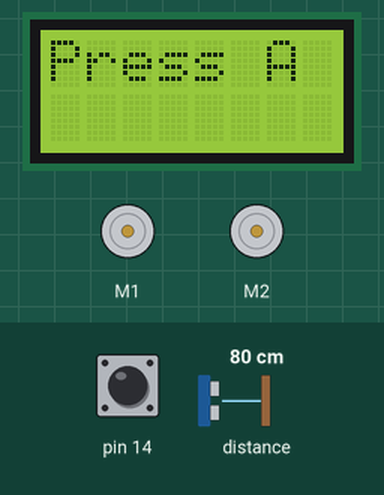
This sketch was run on a simulated Arduino Leonardo, built with avr-gcc and run on an emulated ATmega32U4. Shown: 8×2 character LCD, 2 × DC motor (green arrow = forward, orange = backward, longer = faster). Inputs (shaded band) come from the test bench; at power-on: pin 14 HIGH, distance to the obstacle 80 cm.

Above: at 0.8 s.
0.9 s: pin 14 pulled LOW for 0.15 s
At 1.9 s:
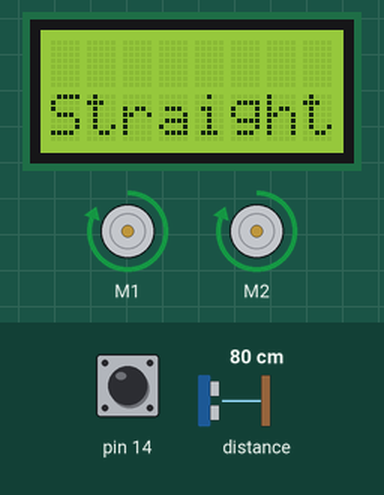
4.0 s: distance to the obstacle set to 61 cm
5.5 s: distance to the obstacle set to 51 cm
At 6.7 s:
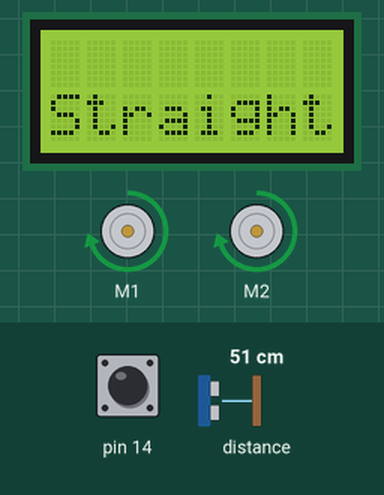
7.0 s: distance to the obstacle set to 2 cm
At 8.5 s:
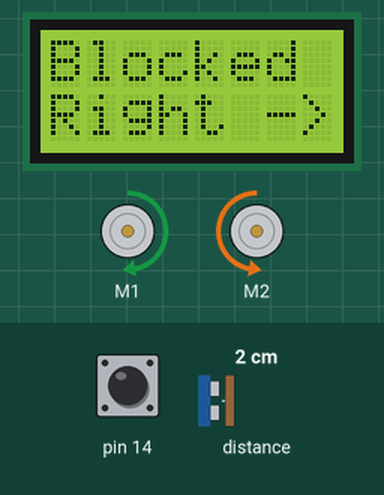
8.8 s: distance to the obstacle set to 17 cm
11.8 s: distance to the obstacle set to 23 cm
At 13.3 s:
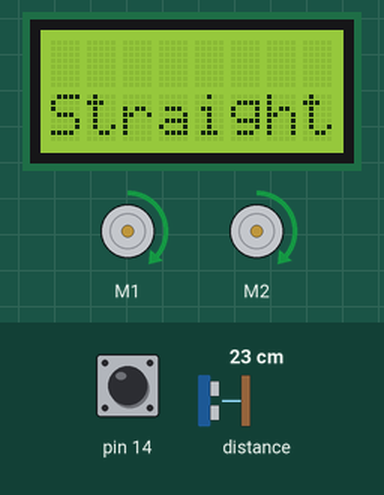
Timing chart, 0 to 14.8 s (numbered marks = the images above; inputs shaded):
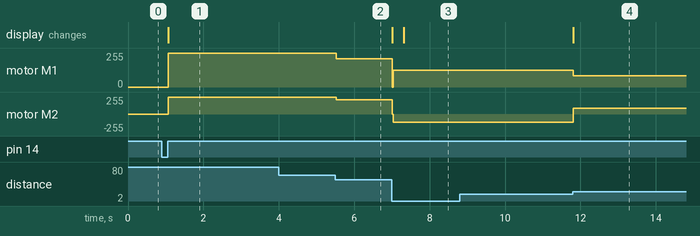

The sketch:

ZumoObstacleAvoider.ino
```cpp
#include <Zumo32U4.h>

Zumo32U4LCD lcd;
Zumo32U4Motors motors;
Zumo32U4ProximitySensors proxSensors;
Zumo32U4ButtonA buttonA;

const uint8_t blockedThreshold = 6;
const uint8_t unBlockedThreshold = 4;

// The maximum and minimum speed to drive the motors. 400 is full speed.
const uint16_t speedMin = 100;
const uint16_t speedMax = 400;
const uint16_t speedIncrement = speedMax / 6;

// Current speeds for forward, and turns
uint16_t fwdSpeed = speedMax;
uint16_t turnSpeed = speedMax / 2;

// Whether the robot is currently blocked
bool isBlocked = false;

// Turn direction
#define STRAIGHT 0
#define LEFT 1
#define RIGHT -1
int8_t turnDirection = STRAIGHT;

void setup() {
//  proxSensors.initFrontSensor();
  proxSensors.initThreeSensors();

  // Wait for the user to press A before driving the motors.
  lcd.clear();
  lcd.print(F("Press A"));
  buttonA.waitForButton();
  lcd.clear();
}

void turnRight()
{
  motors.setSpeeds(turnSpeed, -turnSpeed);
}

void turnLeft()
{
  motors.setSpeeds(-turnSpeed, turnSpeed);
}

void driveForward()
{
  motors.setSpeeds(fwdSpeed, fwdSpeed);
}

void stop()
{
  motors.setSpeeds(0, 0);
}


void loop() {
/*
 * Set fwd speed based on front proximity
 * if front blocked
 *  choose which side is has less proximity
 *  turn that direction until front is no longer blocked
 */

  proxSensors.read();
  uint8_t frontProxCount = max(proxSensors.countsFrontWithLeftLeds(),proxSensors.countsFrontWithRightLeds());
  uint8_t leftProxCount = proxSensors.countsLeftWithLeftLeds();
  uint8_t rightProxCount = proxSensors.countsRightWithRightLeds();

  // Not blocked state
  if (!isBlocked)
  {
    // If now blocked, stop driving forward
    if (fwdSpeed > 0 & frontProxCount >= 6)
    {
      stop();
      isBlocked = true;
    }

    // Front is not blocked, set fwd drive speed
    else
    {
      fwdSpeed = speedMax - (speedIncrement * frontProxCount);
      driveForward();
      turnDirection = STRAIGHT;
    }
  }

  // Blocked state
  else {

    if (turnDirection == STRAIGHT)
    {
      // Determine which direction is less blocked
      if (leftProxCount >= rightProxCount)
      {
        turnDirection = RIGHT;
      }
      else
      {
        turnDirection = LEFT;
      }
    }

    // In a turn
    else
    {
      // Continue turn
      if (frontProxCount > unBlockedThreshold)
      {
        if (turnDirection == RIGHT)
        {
          turnRight();
        }
        else
        {
          turnLeft();
        }
      }

      // Front is no longer blocked
      else
      {
        stop();
        turnDirection = STRAIGHT;
        isBlocked = false;
      }
    }

  } // end blocked state


  // Display current state
  lcd.clear();
  lcd.gotoXY(0, 0);
  if (isBlocked)
  {
    lcd.print(F("Blocked"));
  }

  lcd.gotoXY(0,1);
  if (turnDirection == STRAIGHT)
  {
    lcd.print(F("Straight"));
  }
  else if (turnDirection == LEFT)
  {
    lcd.print(F("<-- Left"));
  }
  else if (turnDirection == RIGHT)
  {
    lcd.print(F("Right ->"));
  }
  else
  {
    lcd.print(F("Unknown"));
  }

} // end loop()
```

Measured:
- the behaviour switches between 56 and 55 cm on distance to the obstacle (found by bisection; images 1 and 2)
- the behaviour switches between 19 and 20 cm on distance to the obstacle (found by bisection; images 3 and 4)
- after the input at 0.9 s, motor M1, motor M2: stopped → forward 255/255 after 0.16 s; the display: changes after 0.16 s (image 1)
- after the input at 4.0 s, every drawn part: stays the same
- after the input at 5.5 s, motor M1, motor M2: forward 255/255 → forward 212/255 at once
- after the input at 7.0 s, motor M1: forward 212/255 → forward 127/255 at once; motor M2: forward 212/255 → backward 127/255 at once; the display: first changes at once (image 3 shows a later state)
- after the input at 8.8 s, every drawn part: stays the same
- after the input at 11.8 s, motor M1: forward 127/255 → forward 86/255 at once; motor M2: backward 127/255 → forward 86/255 at once; the display: changes at once (image 4)
